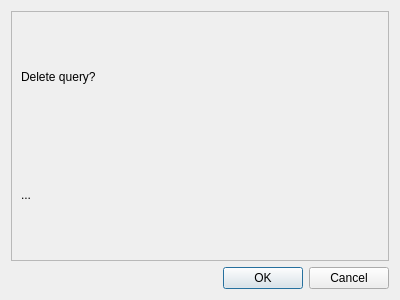
<?xml version="1.0" encoding="UTF-8"?>
<ui version="4.0">
 <class>Dialog</class>
 <widget class="QDialog" name="Dialog">
  <property name="geometry">
   <rect>
    <x>0</x>
    <y>0</y>
    <width>400</width>
    <height>300</height>
   </rect>
  </property>
  <property name="windowTitle">
   <string>Dialog</string>
  </property>
  <layout class="QVBoxLayout" name="verticalLayout">
   <item>
    <widget class="QFrame" name="frame">
     <property name="frameShape">
      <enum>QFrame::StyledPanel</enum>
     </property>
     <property name="frameShadow">
      <enum>QFrame::Raised</enum>
     </property>
     <layout class="QVBoxLayout" name="verticalLayout_2">
      <item>
       <widget class="QLabel" name="label">
        <property name="text">
         <string>Delete query?</string>
        </property>
       </widget>
      </item>
      <item>
       <widget class="QLabel" name="query_name">
        <property name="text">
         <string>...</string>
        </property>
       </widget>
      </item>
     </layout>
    </widget>
   </item>
   <item>
    <widget class="QDialogButtonBox" name="buttonBox">
     <property name="orientation">
      <enum>Qt::Horizontal</enum>
     </property>
     <property name="standardButtons">
      <set>QDialogButtonBox::Cancel|QDialogButtonBox::Ok</set>
     </property>
    </widget>
   </item>
  </layout>
 </widget>
 <resources/>
 <connections>
  <connection>
   <sender>buttonBox</sender>
   <signal>accepted()</signal>
   <receiver>Dialog</receiver>
   <slot>accept()</slot>
   <hints>
    <hint type="sourcelabel">
     <x>248</x>
     <y>254</y>
    </hint>
    <hint type="destinationlabel">
     <x>157</x>
     <y>274</y>
    </hint>
   </hints>
  </connection>
  <connection>
   <sender>buttonBox</sender>
   <signal>rejected()</signal>
   <receiver>Dialog</receiver>
   <slot>reject()</slot>
   <hints>
    <hint type="sourcelabel">
     <x>316</x>
     <y>260</y>
    </hint>
    <hint type="destinationlabel">
     <x>286</x>
     <y>274</y>
    </hint>
   </hints>
  </connection>
 </connections>
</ui>
